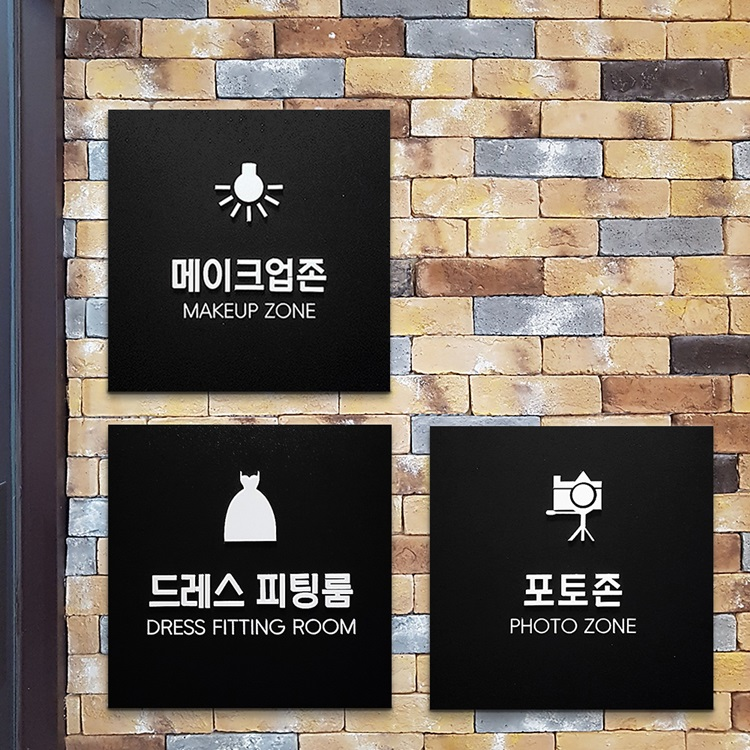
#> input picture ocr_pororo/assets/images/test_image_1.jpg, 750 x 750 px, given as the content of the folder /home/knowledge/workspace/bhushan/cognet9/upstage_comparison, which was not available
$ jupyter execute --allow-errors PORORO_OCR.ipynb   (text cells are left out)
#> lines starting #> are read from the running program, lines starting #| are printed output that depends on the picture; after the words box and inside, x2 and y2 are one past the last pixel; in counts of white or black regions, pixels touching at a corner belong together; pictures that were not available may be replaced by others from this repository, and a replacement may not be noted
### ocr_pororo/main.py
import cv2
from pororo import Pororo
from pororo.pororo import SUPPORTED_TASKS
# from utils.image_util import plt_imshow, put_text
from ocr_pororo.utils.image_util import plt_imshow, put_text
import warnings

warnings.filterwarnings('ignore')


class PororoOcr:
    def __init__(self, model: str = "brainocr", lang: str = "ko", **kwargs):
        self.model = model
        self.lang = lang
        self._ocr = Pororo(task="ocr", lang=lang, model=model, **kwargs)
        self.img_path = None
        self.ocr_result = {}

    # [13 lines left out: function run_ocr, not called in this run]

    @staticmethod
    def get_available_langs():
        return SUPPORTED_TASKS["ocr"].get_available_langs()

    @staticmethod
    def get_available_models():
        return SUPPORTED_TASKS["ocr"].get_available_models()

    def get_ocr_result(self):
        return self.ocr_result

    def get_img_path(self):
        return self.img_path

    def show_img(self):
        plt_imshow(img=self.img_path)

    # [31 lines left out: function show_img_with_ocr, not called in this run]


# [5 lines that do not run on import are left out]

### ocr_pororo/PORORO_OCR.ipynb
[cell 1]
from main import PororoOcr

#> (a cell that did not finish here is left out)

#> (a cell that did not finish here is left out)

#> (a cell that did not finish here is left out)

[cell 5]
import os
import cv2
from PIL import Image

def enhance_image_quality(input_image_path, output_image_path):
    # Read the image
    original_image = cv2.imread(input_image_path)
#> original_image is the input picture: shape (750, 750, 3); mean B, G, R 89.3, 98.6, 108.4

    # Convert the image to grayscale
    gray_image = cv2.cvtColor(original_image, cv2.COLOR_BGR2GRAY)
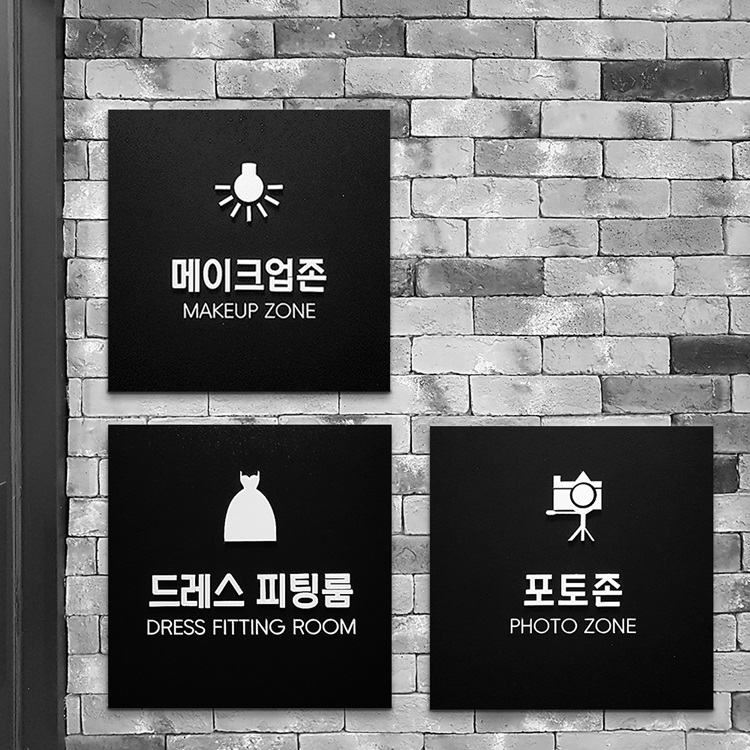
#> gray_image: shape (750, 750); min 0, max 255, mean 100.5

    # Apply GaussianBlur to reduce noise
    blurred_image = cv2.GaussianBlur(gray_image, (5, 5), 0)
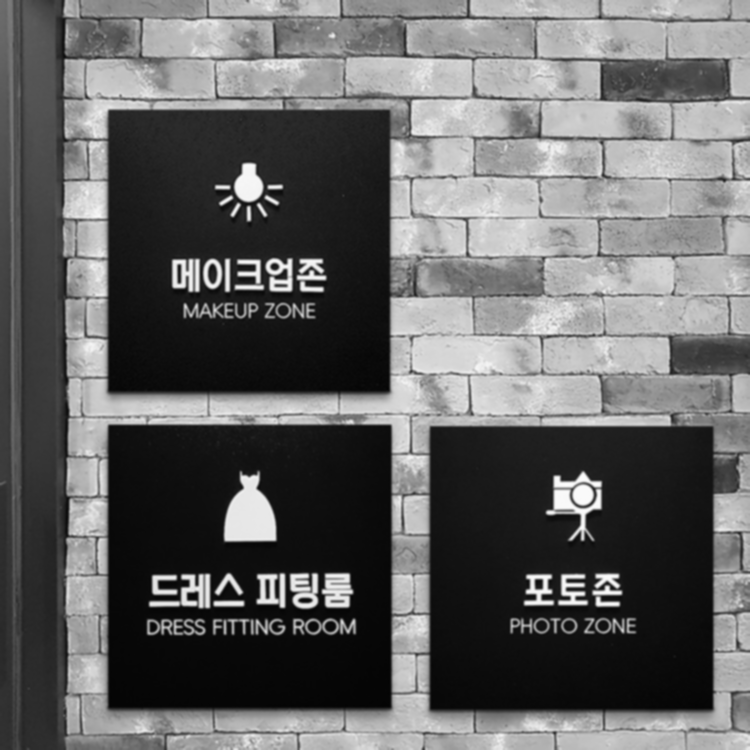
#> blurred_image: shape (750, 750); min 4, max 253, mean 100.5

    # Apply adaptive thresholding to enhance text
    threshold_image = cv2.adaptiveThreshold(
        blurred_image, 255, cv2.ADAPTIVE_THRESH_MEAN_C,
        cv2.THRESH_BINARY_INV, 7, 4
    )
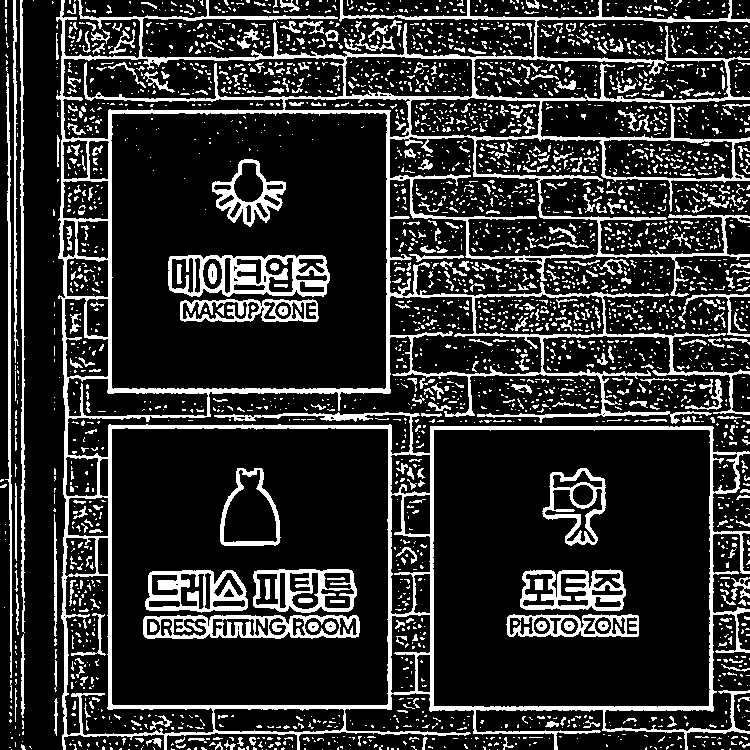
#> threshold_image: shape (750, 750); 18.5% white; 3232 white regions (2785 under 20 px), largest, box (x1, y1, x2, y2) and area: (56, 0, 750, 750) 43915, (168, 255, 330, 297) 3218, (143, 615, 360, 639) 2642

    doubled_size_image = cv2.resize(threshold_image, (0, 0), fx=2, fy=2)

    # Save the enhanced image
    cv2.imwrite(output_image_path, doubled_size_image)

def enhance_images_in_folder(input_folder, output_folder):
    # Create the output folder if it doesn't exist
    if not os.path.exists(output_folder):
        os.makedirs(output_folder)

    for filename in os.listdir(input_folder):
        if filename.endswith(".jpg") or filename.endswith(".png"):  # Adjust the file extensions as needed
            input_image_path = os.path.join(input_folder, filename)
            output_image_path = os.path.join(output_folder, f"{filename}")
            enhance_image_quality(input_image_path, output_image_path)

if __name__ == "__main__":
    input_folder_path = '/home/knowledge/workspace/bhushan/cognet9/upstage_comparison'
    output_folder_path = '/home/knowledge/workspace/bhushan/cognet9/upstage_enhanced_comparison'

    enhance_images_in_folder(input_folder_path, output_folder_path)

[cell 6]
import os
import json

def pororo_ocr(img_path):
    # Assuming you have the necessary imports and ocr module
    # Replace with actual imports and module names
    ocr.run_ocr(img_path, debug=False)
    res = ocr.get_ocr_result()
    word_coordinates = []

    for i in range(len(res['description'])):
        word = res['description'][i]
        vertices = res['bounding_poly'][i]['vertices']
        vertices_list = [{'x': vertex['x'], 'y': vertex['y']} for vertex in vertices]
        word_coordinates.append({
            'text': word,
            'boundingBox': {'vertices': vertices_list}
        })

    return word_coordinates

def process_images_in_folder(folder_path):
    results = []

    for filename in os.listdir(folder_path):
        if filename.endswith(".jpg") or filename.endswith(".png"):  # Adjust the file extensions as needed
            img_path = os.path.join(folder_path, filename)
            words_data = pororo_ocr(img_path)
            results.append({
                'image_path': img_path,
                'words': words_data
            })

    return results

def save_results_to_json(results, output_json_path):
    with open(output_json_path, 'w', encoding='utf-8') as json_file:
        json.dump(results, json_file, indent=2, ensure_ascii=False)


#> (the rest of this cell did not finish here and is left out)

[cell 7]
img_path = '/home/knowledge/workspace/bhushan/cognet9/upstage_enhanced_comparison/20230612_무배당 KB평생소득변액연금보험 Plus_약관_Img_038.png'
#> (the rest of this cell did not finish here and is left out)

[cell 8]
img_path = 'D:/jupyter/korean_ocr_using_pororo/table_docs_insurance/14.png'
#> (the rest of this cell did not finish here and is left out)

#> (a cell that did not finish here is left out)

[cell 10]
import cv2

img_path = 'D:/jupyter/korean_ocr_using_pororo/table_docs_insurance/14.png'

# Read the image using OpenCV
image_array = cv2.imread(img_path)

# Ensure the image is successfully loaded
if image_array is not None:
    print(f"Image shape: {image_array.shape}")
#| Image shape: (750, 750, 3)
